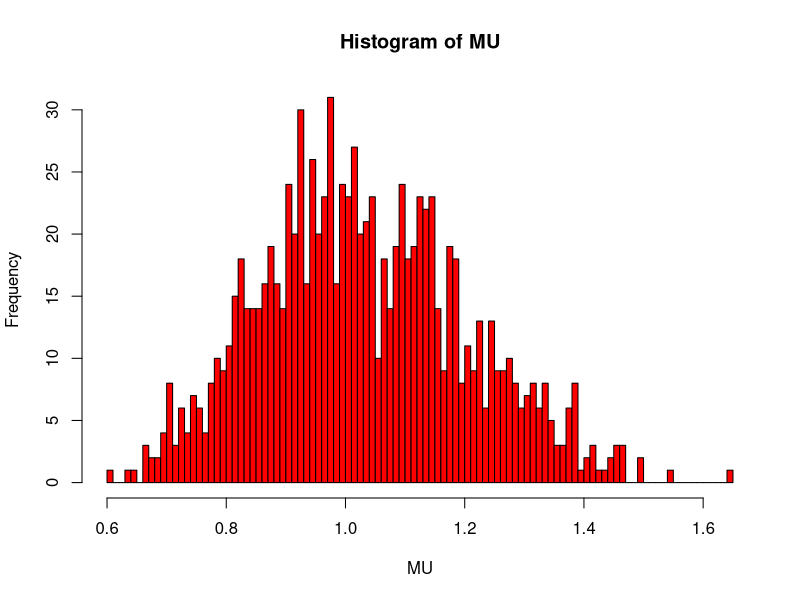
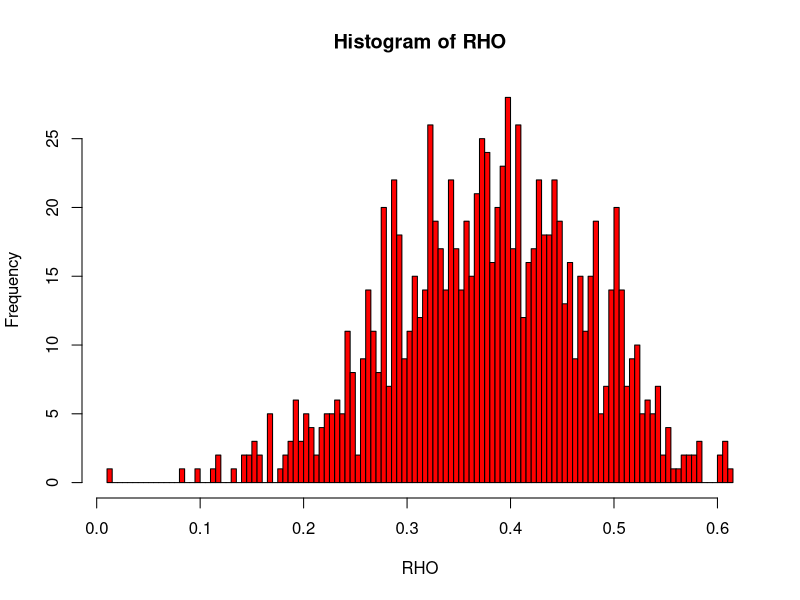
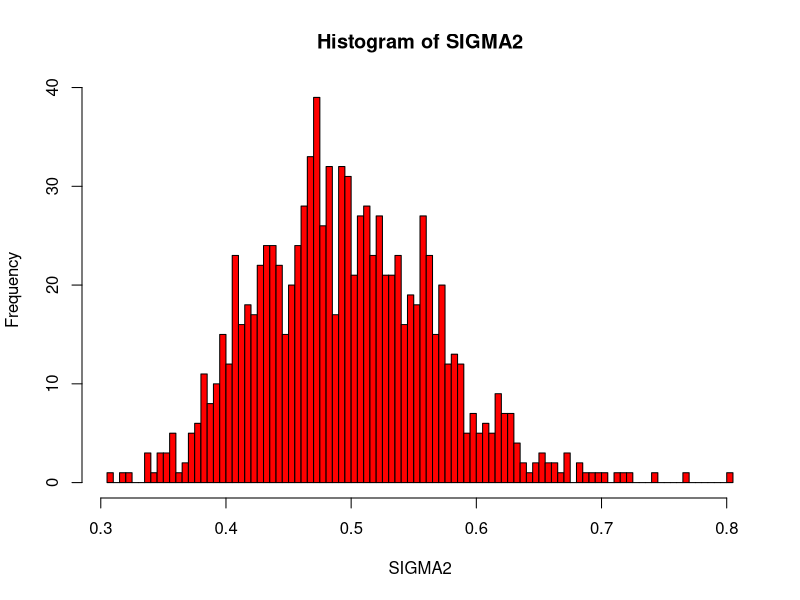

Here is the R script that generated these plots, in order: (Note: this script raises an error after producing the figures.)
# TAREA 3
# Integrantes:
# Polo Figueroa
# David Gabriel
# Pablo Santa Maria

graphics.off()
rm(list=ls())
library(numDeriv)
library(tseries)
library(forecast)
#parametros
mu = 1
rho = 0.4
sigma2 = 0.5

theta0 = c(mu,rho,sigma2)
pi = 3.141592653   


# PARTE 1 --------------------------------------------------------------------
# Problema 1 -----------------------------------------------------------------
# funciones AR(1) y  Log_L

simualar_AR1 = function(mu_sim,rho_sim,y0_sim,nT_sim,epsilon_sim){
    y = rep(NaN,1)
    y[1]= y0_sim
    for (t in 2:nT_sim){
        y[t]= mu_sim+rho_sim*y[t-1]+epsilon_sim[t]
    }
    return(y)
}

Log_L = function(theta){
    suma = 0
    for (t in 2:nT){
        suma = suma + (y[t]- theta[1] - theta[2]*y[t-1])^2/(2*theta[3])
    }
    
    termino1 = 0.5*log(2*pi)
    termino2 = 0.5*log((theta[3]/(1-theta[2]*theta[2])))
    termino3 = (y[1]-(theta[1]/(1-theta[2])))^2/((2*theta[3])/(1-(theta[2])^2))
    termino4 = ((nT-1)/2)*log(2*pi)
    termino5 = ((nT-1)/2)*log(theta[3])
    
    log_l = -termino1 -termino2 -termino3 -termino4 -termino5 -suma 

    return(log_l)
}

#Problema 2---------------------------------------------------------
#valores iniciales
nT = 100
set.seed(5)
y0=rnorm(1,mean=theta0[1]/(1-theta0[2]),sd=sqrt(theta0[3]/(1-(theta0[2])^2)))
epsilon = rnorm(nT,mean=0,sd=sqrt(theta0[3]))
y =simualar_AR1(theta0[1],theta0[2],y0,nT,epsilon)



#Problema 3 --------------------------------------------------------
nT = 100
set.seed(5)
y0=rnorm(1,mean=theta0[1]/(1-theta0[2]),sd=sqrt(theta0[3]/(1-(theta0[2])^2)))
epsilon = rnorm(nT,mean=0,sd=sqrt(theta0[3]))
y =simualar_AR1(theta0[1],theta0[2],y0,nT,epsilon)
p0 = c(0.5,0.5,0.5)
OPTIMO = optim(p0,Log_L,control = list(fnscale=-1),lower = c(-Inf,-0.99999,0.00001),upper = c(Inf,0.99999,Inf),method="L-BFGS-B",hessian=TRUE)
OPTIMO

#Problema 4 ----------------------------------------------------------

MU = c()
RHO = c()
SIGMA2 = c()
HESSIAN = matrix(c(0,0,0,0,0,0,0,0,0),ncol=3,nrow = 3)

for (i in 1:1000){
    epsilon = rnorm(nT,mean=0,sd=sqrt(theta0[3]))
    nT = 100
    p0 = c(0.5,0.5,0.5)
    y0=rnorm(1,mean=theta0[1]/(1-theta0[2]),sd=sqrt(theta0[3]/(1-(theta0[2])^2)))
    y =simualar_AR1(theta0[1],theta0[2],y0,nT,epsilon)
    OPTIMO = optim(p0,Log_L,control = list(fnscale=-1),lower = c(-Inf,-0.99999,0.00001),upper = c(Inf,0.99999,Inf),method="L-BFGS-B",hessian=TRUE)
    Estimador = OPTIMO$par
    MU = c(MU,Estimador[1]) 
    RHO = c(RHO,Estimador[2])
    SIGMA2 = c(SIGMA2,Estimador[3])
    HESSIAN = HESSIAN + OPTIMO$hessian/1000
}
hist(MU,breaks=100, col = 'red')
hist(RHO, breaks=100, col = 'red')
hist(SIGMA2, breaks =100, col = 'red')
mean(MU); sqrt(var(MU))
mean(RHO); sqrt(var(RHO))
mean(SIGMA2);sqrt(var(SIGMA2))
##### PARTE 2 -----------------------------------------------------------------

#Problema 1
errores = function(p0){
    OPTIMO = optim(p0,Log_L,control = list(fnscale=-1),lower = c(-Inf,-0.99999,0.00001),upper = c(Inf,0.99999,Inf),method="L-BFGS-B",hessian=TRUE)
    hessiana = OPTIMO$hessian
    Q = -hessiana/nT
    P = solve(Q)
    return(sqrt(diag(P)))
}

set.seed(5)
epsilon = rnorm(nT,mean=0,sd=sqrt(theta0[3]))
y0=rnorm(1,mean=theta0[1]/(1-theta0[2]),sd=sqrt(theta0[3]/(1-(theta0[2])^2)))
nT = 100
p0 = c(0.5,0.5,0.5)
y =simualar_AR1(theta0[1],theta0[2],y0,nT,epsilon)
errores(P0)

# Problema 2
library(readxl)
inflacion <- read_excel("inflacion.xlsx")
nT = length(inflacion$inflacion)
p0 = c(0.25,0.8,0.6)
y0 = inflacion$inflacion[1]
y = inflacion$inflacion


optim(p0,Log_L,control = list(fnscale=-1),lower = c(-Inf,-0.99999,0.00001),upper = c(Inf,0.99999,Inf),method="L-BFGS-B",hessian=TRUE)$par
errores(p0)

